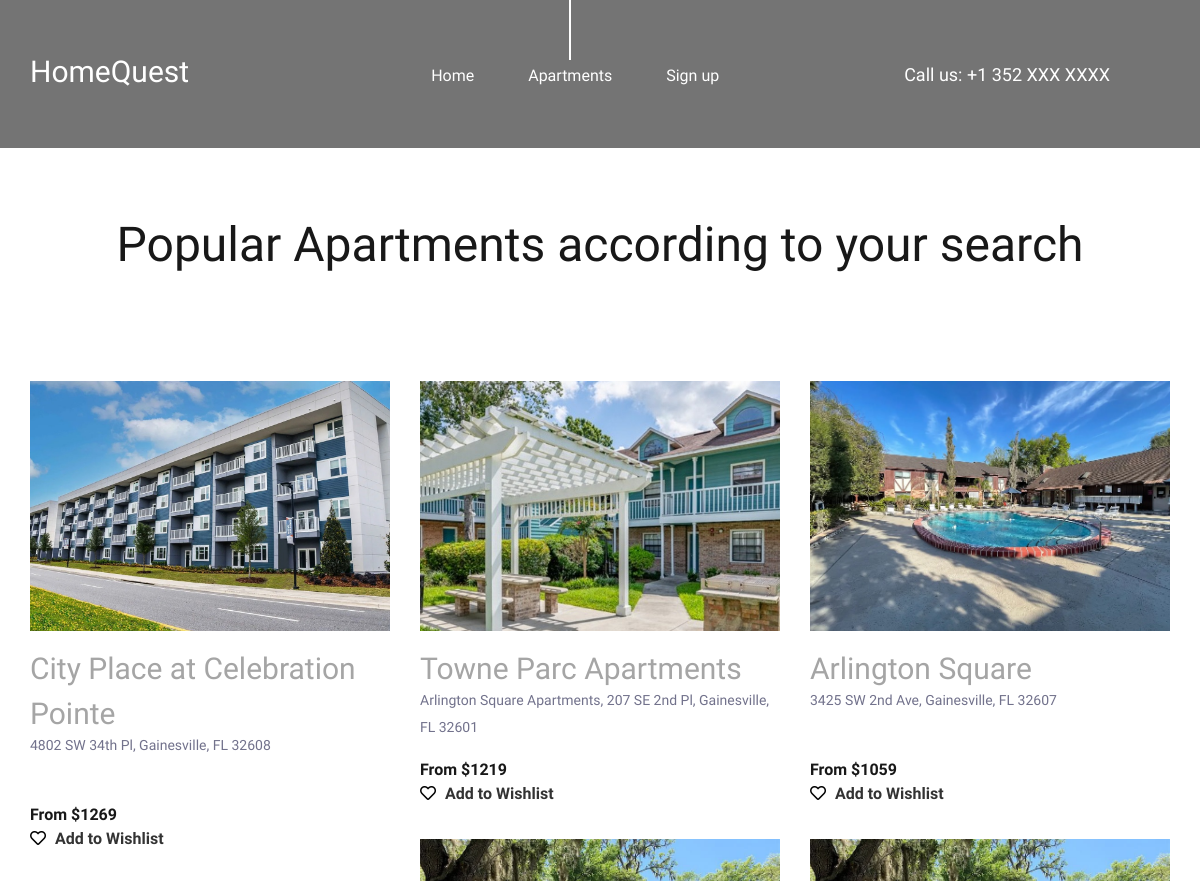
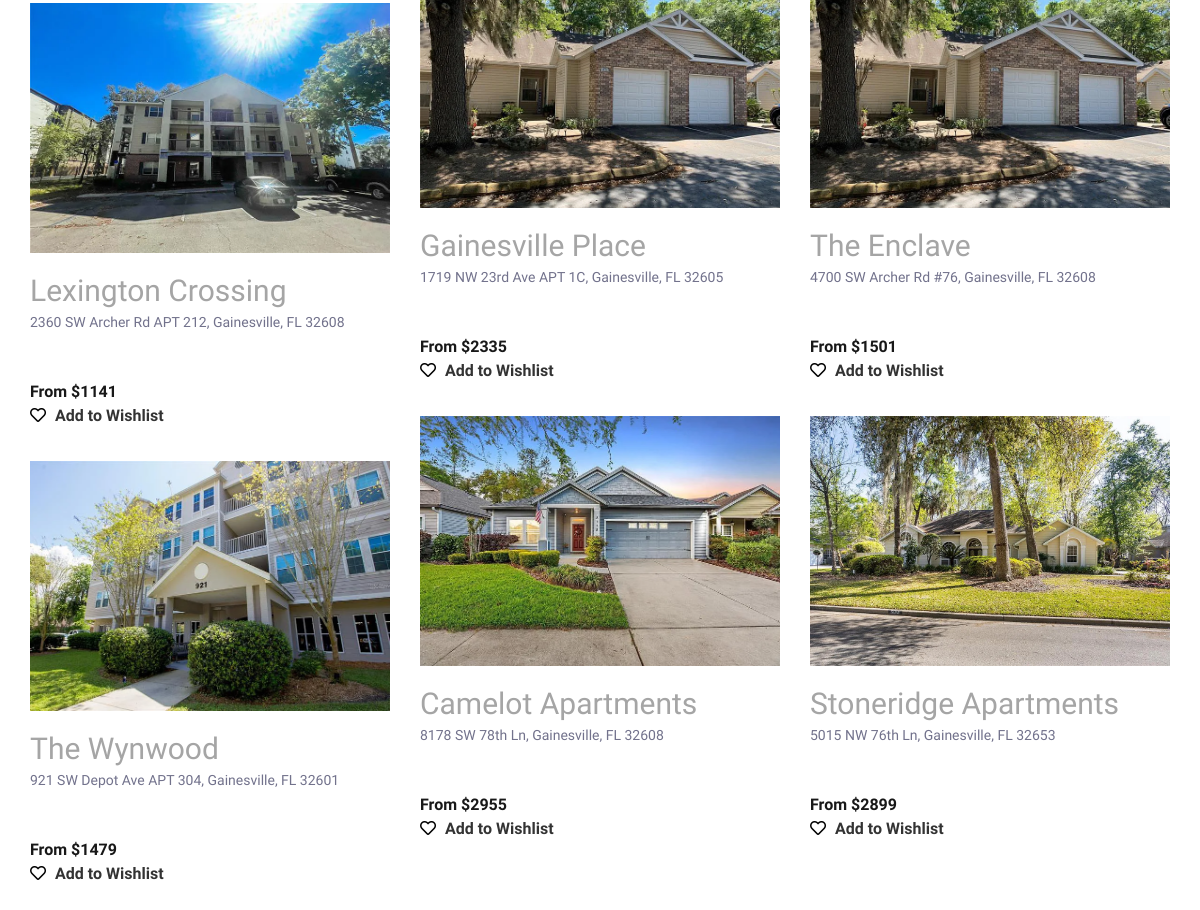
Page /apartments on the committed database (2 pictures, top to bottom).
### travello/models.py (models this page shows)
class Apartment(models.Model):
    ApartmentID = models.IntegerField(primary_key=True)
    Name = models.CharField(max_length=100)
    Type = models.CharField(max_length=100)
    Address = models.TextField()
    Image = models.ImageField(upload_to='apartment_images/')
    Beds = models.IntegerField()
    Bath = models.IntegerField()
    Rent = models.IntegerField()
    Area = models.IntegerField()
    Furnished = models.BooleanField()
    Parking = models.BooleanField()
    Pool = models.BooleanField()
    Gatedcommunity = models.BooleanField()
    Patio = models.BooleanField()
    Garden = models.BooleanField()
    HardwoodFloors = models.BooleanField()
    Gym = models.BooleanField()
    DisabilityAccess = models.BooleanField()
    Kidfriendly = models.BooleanField()
    Washerdryer = models.BooleanField()
    Dishwasher = models.BooleanField()
    Radius = models.IntegerField()

### travello/views.py (the view)
# urls.py: path("apartments", views.apartments, name="apartments"),
def apartments(request):
    all_apartments = Apartment.objects.all()
    if request.method == 'POST':
        fields = request.POST.get('fields')
        bedrooms = request.POST.get('bedrooms')
        radius = request.POST.get('radius')
        propertyType = request.POST.get('propertyType')
        priceRange = request.POST.get('priceRange')
        fields_dict = json.loads(fields)
        apartments = Apartment.objects.filter(Beds__range=(int(bedrooms)-1, int(bedrooms)+1), Radius__range=(int(radius)-5, int(radius)+5))
        if propertyType and propertyType != "any":
            apartments = apartments.filter(Type=propertyType)
        else:
            apartments = apartments.all()
        if priceRange is not None:
            priceRange = int(priceRange)
            min_rent = priceRange - 500 if priceRange >= 500 else 0
            max_rent = priceRange + 500
            apartments = apartments.filter(Rent__range=(min_rent, max_rent))
        else:
            apartments = apartments.all()
        for apartment in apartments:
            print(apartment.ApartmentID, apartment.Address, apartment.Name, apartment.Rent)
        for field, value in fields_dict.items():
            if value == True:
                print("inside true")
                apartments = apartments.filter(**{field: True})
        for apartment in apartments:
            print(apartment.ApartmentID, apartment.Address, apartment.Name, apartment.Rent)
        if not apartments:
            print("No apartments found")
        else:
            for apartment in apartments:
                print("hello")
                print(apartment.Name)
        loggedIn = request.user.is_authenticated
        apts = []
        for y in Wishlist.objects.all():
                apts = apts + [x for x in all_apartments if int(x.ApartmentID) == int(y.apartmentID) and str(y.username) == str(request.user)]
        return render(request, "apartments.html", {'dests': apartments,'wishes': apts, 'loggedIn': loggedIn})
    else:
        if request.user.is_authenticated:
            apts = []
            loggedIn = True
            for y in Wishlist.objects.all():
                apts = apts + [x for x in all_apartments if int(x.ApartmentID) == int(y.apartmentID) and str(y.username) == str(request.user)]
            return render(request, "apartments.html", {'dests': all_apartments,'wishes': apts, 'loggedIn': loggedIn})
        else:
            return render(request, "apartments.html", {'dests': all_apartments})

### templates/apartments.html (shortened to what this page needs)
{% load static %}
<!DOCTYPE html>
<html lang="en">
<head>
	<link rel="stylesheet" type="text/css" href="{% static 'styles/bootstrap4/bootstrap.min.css' %}">
	<link href="{% static 'plugins/font-awesome-4.7.0/css/font-awesome.min.css' %}" rel="stylesheet" type="text/css">
	<link rel="stylesheet" type="text/css" href="{% static 'plugins/OwlCarousel2-2.2.1/owl.carousel.css' %}">
	<link rel="stylesheet" type="text/css" href="{% static 'plugins/OwlCarousel2-2.2.1/owl.theme.default.css' %}">
	<link rel="stylesheet" type="text/css" href="{% static 'plugins/OwlCarousel2-2.2.1/animate.css' %}">
	<link rel="stylesheet" type="text/css" href="{% static 'styles/main_styles.css' %}">
	<link rel="stylesheet" type="text/css" href="{% static 'styles/responsive.css' %}">
	<link rel="stylesheet" href="https://use.fontawesome.com/releases/v5.15.3/css/all.css">
</head>
<body>
	<div class="super_container">
		<header class="header" style="background-color:rgba(24,24,24,0.6)">
			<div class="container">
				<div class="row">
					<div class="col">
						<div class="header_content d-flex flex-row align-items-center justify-content-start">
							<div class="header_content_inner d-flex flex-row align-items-end justify-content-start">
								<div class="logo"><a href="index.html">HomeQuest</a></div>
								<nav class="main_nav">
									<ul class="d-flex flex-row align-items-start justify-content-start">
										{% if loggedIn %}
											<li><a href="/">Home</a></li>
											<li><a href="/wishlist">Wishlist</a></li>
											<li class="active"><a href="/apartments">Apartments</a></li>
											<li><a href="/logout" >Logout</li>
										{% else %}
											<li><a href="/">Home</a></li>
											<li class="active"><a href="/apartments">Apartments</a></li>
											<li style="align:float-right"><a href="/signup">Sign up</a></li>
										{% endif %}
									</ul>
								</nav>
								<div class="header_phone ml-auto">Call us: +1 352 XXX XXXX</div>
							</div>
						</div>
					</div>
				</div>
			</div>
		</header>
		<div class="destinations" id="destinations">
			<div class="container" style="margin-top: 75px;">
				<div class="row">
					<div class="col text-center">
						<div class="section_title">
							<h2>Popular Apartments according to your search</h2>
						</div>
					</div>
				</div>
				<div class="row destinations_row">
					<div class="col">
						<div class="destinations_container item_grid">
							{% for dest in dests %}
							<div class="destination item">
								<div class="destination_image">
									<img class="Apartmentnamebtn" id="{{dest.ApartmentID}}" style="cursor:pointer; width: 360px; height: 250px; object-fit: cover;" data-toggle="modal" data-target="#popupModal" src={{dest.Image}} alt="">
								</div>
								<div class="destination_content">
									<div class="destination_title"><a style="cursor:pointer" data-toggle="modal" data-target="#popupModal" class="Apartmentnamebtn" id="{{dest.ApartmentID}}" >{{dest.Name}}</a>
									</div>
									<div class="destination_subtitle">
										<p style="min-height:55px;">{{dest.Address}}</p>
									</div>
									<div class="destination_price">From ${{dest.Rent}}</div>
								</div>
								<button class="wishlist-btn" id="{{dest.ApartmentID}}" style="display: inline-block; border: none; background: none; font-size: 16px; font-weight: bold; color: #333; cursor: pointer; padding: 0; margin: 0; text-align: left;">
									{% if dest in wishes %}
									{% comment %} {% if dest.ApartmentID in wishes|values:"id" %} {% endcomment %}
									<i id="wishlist-icon" style="color: #000; margin-right: 5px;" class="fa fa-heart"></i> Remove from Wishlist
									{% else %}
									<i id="wishlist-icon" style="color: #000; margin-right: 5px;" class="far fa-heart"></i>{{wishes.apartmentID}} Add to Wishlist
									{% endif %}
								</button>
							</div>
							{% endfor %}
						</div>
					</div>
				</div>
			</div>
		</div>
</body>
</html>

### static/styles/main_styles.css (style rules this page uses)
* { margin: 0; padding: 0; -webkit-font-smoothing: antialiased; -webkit-text-shadow: rgba(0,0,0,.01) 0 0 1px; text-shadow: rgba(0,0,0,.01) 0 0 1px; }
body { font-family: 'Open Sans', sans-serif; font-size: 14px; font-weight: 400; background: #FFFFFF; color: #a5a5a5; }
div { display: block; position: relative; -webkit-box-sizing: border-box; -moz-box-sizing: border-box; box-sizing: border-box; }
ul { list-style: none; margin-bottom: 0px; }
p { font-family: 'Open Sans', sans-serif; font-size: 14px; line-height: 1.9285; font-weight: 400; color: #72728c; -webkit-font-smoothing: antialiased; -webkit-text-shadow: rgba(0,0,0,.01) 0 0 1px; text-shadow: rgba(0,0,0,.01) 0 0 1px; }
p:last-of-type { margin-bottom: 0; }
a, a:hover, a:visited, a:active, a:link { text-decoration: none; -webkit-font-smoothing: antialiased; -webkit-text-shadow: rgba(0,0,0,.01) 0 0 1px; text-shadow: rgba(0,0,0,.01) 0 0 1px; }
h2 { font-size: 48px; }
h1, h2, h3, h4, h5, h6 { font-family: 'Oswald', sans-serif; font-weight: 400; -webkit-font-smoothing: antialiased; -webkit-text-shadow: rgba(0,0,0,.01) 0 0 1px; text-shadow: rgba(0,0,0,.01) 0 0 1px; }
.super_container { width: 100%; overflow: hidden; }
.header { position: fixed; top: 0; left: 0; width: 100%; z-index: 100; -webkit-transition: all 200ms ease; -moz-transition: all 200ms ease; -ms-transition: all 200ms ease; -o-transition: all 200ms ease; transition: all 200ms ease; }
.header_content { width: 100%; height: 148px; -webkit-transition: all 200ms ease; -moz-transition: all 200ms ease; -ms-transition: all 200ms ease; -o-transition: all 200ms ease; transition: all 200ms ease; }
.header_content_inner { width: 100%; }
.logo a { font-family: 'Oswald', sans-serif; font-size: 30px; font-weight: 500; color: #FFFFFF; line-height: 0.75; }
.main_nav { margin-left: 242px; }
.main_nav ul li { position: relative; }
.main_nav ul li::after { display: block; position: absolute; left: 50%; -webkit-transform: translateX(-50%); -moz-transform: translateX(-50%); -ms-transform: translateX(-50%); -o-transform: translateX(-50%); transform: translateX(-50%); top: -104px; width: 2px; height: 0px; background: #FFFFFF; content: ''; visibility: hidden; opacity: 0; -webkit-transition: all 200ms ease; -moz-transition: all 200ms ease; -ms-transition: all 200ms ease; -o-transition: all 200ms ease; transition: all 200ms ease; }
.main_nav ul li.active::after, .main_nav ul li:hover::after { height: 100px; visibility: visible; opacity: 1; }
.main_nav ul li:not(:last-child) { margin-right: 54px; }
.main_nav ul li a { font-family: 'Oswald', sans-serif; font-size: 16px; font-weight: 400; color: #FFFFFF; white-space: nowrap; }
.header_phone { margin-right: 60px; font-family: 'Oswald', sans-serif; font-size: 18px; font-weight: 500; color: #FFFFFF; }
.destinations { width: 100%; background: #FFFFFF; padding-top: 115px; padding-bottom: 116px; }
.section_title { color: #181818; margin-top: 26px; }
.destinations_row { margin-top: 99px; }
.destination_image { width: 100%; }
.destination_image img { max-width: 100%; }
.destinations_container { width: calc(100% + 30px); left: -15px; }
.destination { width: calc(100% / 3); padding-left: 15px; padding-right: 15px; margin-bottom: 33px; }
.destination_title { margin-top: 15px; }
.destination_title a { font-family: 'Oswald', sans-serif; font-size: 30px; font-weight: 400; color: #181818; }
.destination_subtitle { margin-top: -4px; }
.destination_price { font-size: 16px; font-weight: 700; color: #181818; margin-top: 16px; }

### rows in the picture
Apartment: Image (picture), Name "City Place at Celebration Pointe", Address "4802 SW 34th Pl, Gainesville, FL 32608", Rent "1269"
Apartment: Image (picture), Name "Towne Parc Apartments", Address "Arlington Square Apartments, 207 SE 2nd Pl, Gainesville, FL 32601", Rent "1219"
Apartment: Image (picture), Name "Arlington Square", Address "3425 SW 2nd Ave, Gainesville, FL 32607", Rent "1059"
Apartment: Image (picture), Name "Gainesville Place", Address "1719 NW 23rd Ave APT 1C, Gainesville, FL 32605", Rent "2335"
Apartment: Image (picture), Name "The Enclave", Address "4700 SW Archer Rd #76, Gainesville, FL 32608", Rent "1501"
Apartment: Image (picture), Name "Lexington Crossing", Address "2360 SW Archer Rd APT 212, Gainesville, FL 32608", Rent "1141"
Apartment: Image (picture), Name "Camelot Apartments", Address "8178 SW 78th Ln, Gainesville, FL 32608", Rent "2955"
Apartment: Image (picture), Name "Stoneridge Apartments", Address "5015 NW 76th Ln, Gainesville, FL 32653", Rent "2899"
Apartment: Image (picture), Name "The Wynwood", Address "921 SW Depot Ave APT 304, Gainesville, FL 32601", Rent "1479"
